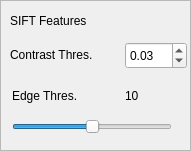
         <widget class="QFrame" name="siftFrame">
          <property name="enabled">
           <bool>true</bool>
          </property>
          <property name="geometry">
           <rect>
            <x>10</x>
            <y>20</y>
            <width>191</width>
            <height>151</height>
           </rect>
          </property>
          <property name="frameShape">
           <enum>QFrame::StyledPanel</enum>
          </property>
          <property name="frameShadow">
           <enum>QFrame::Raised</enum>
          </property>
          <widget class="QLabel" name="label_50">
           <property name="geometry">
            <rect>
             <x>10</x>
             <y>10</y>
             <width>141</width>
             <height>21</height>
            </rect>
           </property>
           <property name="text">
            <string>SIFT Features</string>
           </property>
          </widget>
          <widget class="QLabel" name="label_51">
           <property name="geometry">
            <rect>
             <x>10</x>
             <y>44</y>
             <width>111</width>
             <height>21</height>
            </rect>
           </property>
           <property name="text">
            <string>Contrast Thres.</string>
           </property>
          </widget>
          <widget class="QSlider" name="siftEdgeThresSL">
           <property name="geometry">
            <rect>
             <x>12</x>
             <y>112</y>
             <width>160</width>
             <height>29</height>
            </rect>
           </property>
           <property name="minimum">
            <number>0</number>
           </property>
           <property name="maximum">
            <number>20</number>
           </property>
           <property name="value">
            <number>10</number>
           </property>
           <property name="orientation">
            <enum>Qt::Horizontal</enum>
           </property>
          </widget>
          <widget class="QLabel" name="siftEdgeThresValLabel">
           <property name="geometry">
            <rect>
             <x>125</x>
             <y>85</y>
             <width>41</width>
             <height>21</height>
            </rect>
           </property>
           <property name="text">
            <string>10</string>
           </property>
          </widget>
          <widget class="QDoubleSpinBox" name="siftContrastThresSB">
           <property name="geometry">
            <rect>
             <x>125</x>
             <y>42</y>
             <width>62</width>
             <height>27</height>
            </rect>
           </property>
           <property name="minimum">
            <double>0.000000000000000</double>
           </property>
           <property name="maximum">
            <double>4.990000000000000</double>
           </property>
           <property name="singleStep">
            <double>0.010000000000000</double>
           </property>
           <property name="value">
            <double>0.030000000000000</double>
           </property>
          </widget>
          <widget class="QLabel" name="label_52">
           <property name="geometry">
            <rect>
             <x>12</x>
             <y>85</y>
             <width>111</width>
             <height>21</height>
            </rect>
           </property>
           <property name="text">
            <string>Edge Thres.</string>
           </property>
          </widget>
         </widget>
